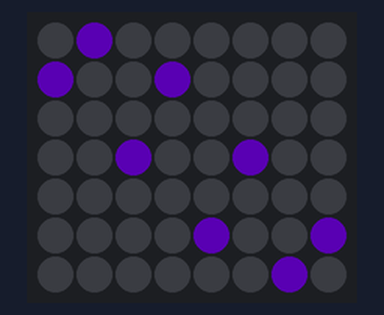
Recording of a sketch running on a simulated Arduino Uno, built with avr-gcc and run on an emulated ATmega328P. Shown: 8×7 RGB LED matrix (first LED top left, wired row by row). Dim RGB values are drawn brighter than linear; random numbers use the default seed unless the sketch sets one.

Above: at 0.19 s.
At 16.7 s:
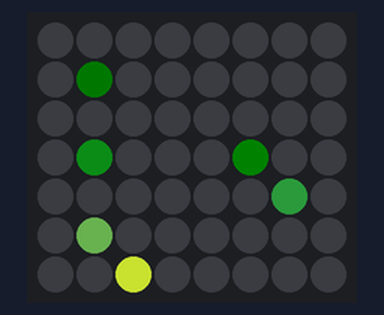
At 18.86 s:
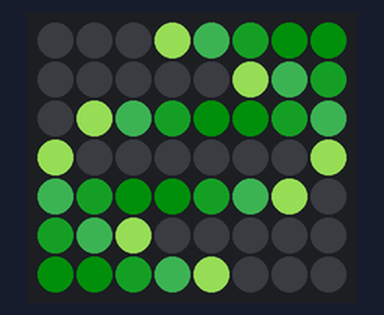
At 21.3 s:
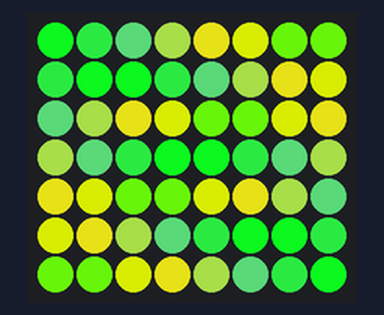
At 28.26 s:
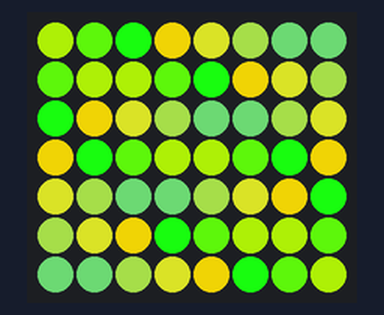
At 39.69 s:
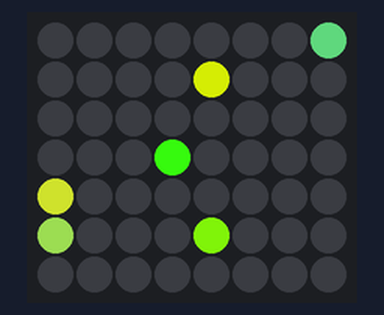

The sketch:

staff_slim.ino
```cpp
#define PIN_LIGHTS 6
#define ROWS 7 // number of rows of pixels
#define COLS 8 // number of pixels in a row
#define UP 0
#define DOWN 1
#define LEFT 2
#define RIGHT 3

#define NUM_SCHEMES 11 // number of color schemes
#define S_RAINBOW 0
#define S_CRISPY 1
#define S_SNOWSKIRT 2
#define S_ROYAL 3
#define S_GLEAM 4
#define S_FIRE 5
#define S_SPORKLE 6
#define S_DORK 7
#define S_KELPY 8
#define S_JUNGLE 9
#define S_AMERICA 10

#define NUM_MODES 5 // number of program modes
#define M_PULSE 0
#define M_SPIRAL 1
#define M_SWIRL 2
#define M_TORCH 3
#define M_WANDER 4

#include <Adafruit_NeoPixel.h>

Adafruit_NeoPixel strip = Adafruit_NeoPixel(ROWS * COLS, PIN_LIGHTS, NEO_GRB + NEO_KHZ400);

uint8_t updateInterval = 100; // Milliseconds between color updates

uint8_t mode = M_TORCH;   // Program mode selected
uint8_t scheme = S_ROYAL; // Color scheme selected
uint8_t shiftBy = 20;
uint8_t wheelPos = 0;

uint8_t vertDir = UP;
uint8_t horiDir = LEFT;

uint8_t xPos = 0;
uint8_t yPos = 0;

uint8_t fadeFactor = 3;
uint8_t chance = 100;

uint32_t BLACK = 0;

void setup()
{
  //Serial.begin(9600);
  strip.begin();
  strip.show(); // Initialize all pixels to 'off'.
  randomSeed(analogRead(0));
  randomize();
  delay(10);
}

void loop()
{
  if (!random(chance)) {
    mode = random(NUM_MODES);
  }
  if (!random(chance)) {
    scheme = random(NUM_SCHEMES);
  }
  switch (mode) {
    case M_PULSE:
      pulse();
      break;
    case M_SPIRAL:
      spiral();
      break;
    case M_SWIRL:
      swirl();
      break;
    case M_TORCH:
      torch();
      break;
    case M_WANDER:
      wander();
      break;
  }
}
```

pulse.ino
```cpp
void pulse() {
  uint32_t color;
  uint8_t x, y;

  randomize();

  fadeAll();

  for (x=0 ; x<COLS ; x++) {
        uint16_t i = getPixelNum(x,yPos);
        strip.setPixelColor(i, Wheel(wheelPos & 255));
  }

  if (vertDir == UP) {
    if (yPos < ROWS - 1) { // not at top, move up
      yPos++;
    } else { // at top, bounce down
      vertDir = DOWN;
      yPos--;
    }
  } else { // vertDir == DOWN
    if (yPos > 0) { // not at bottom, move down
     yPos--;
    } else { // at bottom, bounce up
      vertDir = UP;
      yPos++;
    }
  }

  wheelPos += shiftBy;

  strip.show();
  delay(updateInterval);
}
```

spiral.ino
```cpp
void spiral() {
  randomize();

  uint32_t color = Wheel(wheelPos & 255);

  shift(vertDir, color);
  shift(horiDir, BLACK);

  wheelPos += shiftBy;
  strip.show();
  delay(updateInterval);
}

void swirl() {
  randomize();

  uint32_t color = Wheel(wheelPos & 255);

  shift(horiDir, BLACK);
  pushOne(vertDir, color, xPos);

  if (horiDir == LEFT) xPos = (COLS + xPos - 1) % COLS;
  else                 xPos = (xPos + 1) % COLS;

  wheelPos += shiftBy;
  strip.show();
  delay(updateInterval);
}
```

torch.ino
```cpp
void torch() {
  uint8_t col;
  uint32_t color;

  //randomize();
  uint8_t updateInterval = 75;

  for(col = 0; col < COLS; col++) {
    if (random(2)) {
      fadeCol(col);
    } else {
      color = Wheel(wheelPos & 255);
      colFlame(col, color);
    }
  }
  wheelPos += shiftBy;
  strip.show();
  delay(updateInterval);
}

void colFlame(uint8_t col, uint32_t color) {
  uint8_t height = 2 + random(ROWS-1);
  uint8_t row;
  uint16_t idx;

  for(row = 0; row < height; row++) {
    idx = getPixelNum(col, row);
    strip.setPixelColor(idx, color);
    color = fadeFactory(color);
  }
  for (row = height; row < ROWS; row++) {
    idx = getPixelNum(col, row);
    strip.setPixelColor(idx, BLACK);
  }
}

void fadeCol(uint8_t col) {
  uint8_t row;
  uint16_t idx;
  uint32_t color;
  for (row = 0; row < ROWS; row++) {
    idx = getPixelNum(col, row);
    color = strip.getPixelColor(idx);
    color = fadeFactory(color);
    strip.setPixelColor(idx, color);
  }
}
```

utilities.ino
```cpp
uint16_t getPixelNum(uint8_t x, uint8_t y) {
  int pixel;
  if (x % 2 == 0) pixel = (x * 7) + y;
  else            pixel = ((x + 1) * 7 - (y + 1));
  return pixel;
}

void shift(uint8_t dir, uint32_t color) {
  switch (dir) {
    case UP:
      shiftUp(color);
      break;
    case DOWN:
      shiftDown(color);
      break;
    case LEFT:
      shiftLeft();
      break;
    case RIGHT:
      shiftRight();
      break;
  }
}

/* Given a color, this function shifts the colors down one row,
 * and sets the color of the top row to the input color. */
void shiftDown(uint32_t Color) {
  uint8_t x, y; // Variables for looping
  // Shift colors down row by row, starting from the bottom.
  for (y=ROWS-1 ; y>0 ; y--){
    // Set the current pixel's color to that of the above pixel in its column.
    for (x=0 ; x<COLS ; x++){
      uint16_t i = getPixelNum(x, y);
      uint16_t j = getPixelNum(x, y-1);
      strip.setPixelColor(i, strip.getPixelColor(j));
    }
  }
  // Set the top row to the input color.
  for (x=0 ; x<COLS ; x++){
    uint8_t i = getPixelNum(x, 0);
    strip.setPixelColor(i, Color);
  }
}

/* Given a color, this function shifts the colors up one row,
 * and sets the color of the bottom row to the input color. */
void shiftUp(uint32_t Color) {
  uint8_t x, y; // Variables for looping

  // Shift colors up row by row, starting from the top.
  for (y=0 ; y<ROWS-1 ; y++){
    // Set the current pixel's color to that of the below pixel in its column.
    for (x=0 ; x<COLS ; x++){
      uint16_t i = getPixelNum(x, y);
      uint16_t j = getPixelNum(x, y+1);
      strip.setPixelColor(i, strip.getPixelColor(j));
    }
  }
  // Set the bottom row to the input color.
  for (x=0 ; x<COLS ; x++){
    uint8_t i = getPixelNum(x, ROWS-1);
    strip.setPixelColor(i, Color);
  }
}

/* Given a color, this function shifts the colors left one column. */
void shiftLeft() {
  uint8_t x, y; // Variables for looping

  // Shift colors left column by column.
  for (x=COLS+COLS-1 ; x>COLS-1 ; x--){
    // Set the current pixel's color to that of the pixel in its row to its right.
    for (y=0 ; y<ROWS ; y++){
      uint16_t i = getPixelNum(x%COLS, y);
      uint16_t j = getPixelNum((x-1)%COLS, y);
      strip.setPixelColor(i, strip.getPixelColor(j));
    }
  }
}

/* Given a color, this function shifts the colors right one column. */
void shiftRight() {
  uint8_t x, y; // Variables for looping

  // Shift colors right column by column.
  for (x=0 ; x<COLS ; x++){
    // Set the current pixel's color to that of the pixel in its row to its left.
    for (y=0 ; y<ROWS ; y++){
      uint16_t i = getPixelNum(x, y);
      uint16_t j = getPixelNum((x+1)%COLS, y);
      strip.setPixelColor(i, strip.getPixelColor(j));
    }
  }
}

// Input a value 0 to 255 to get a color value.
uint32_t Wheel(byte WheelPos) {
  // Use selected color scheme.
  switch (scheme) {
    case S_RAINBOW: // Rainbow
      return rainbowWheel(WheelPos);
    case S_CRISPY: //
      return generalWheel(WheelPos, strip.Color(2,255,222), strip.Color(229,149,217), strip.Color(210,255,0));
    case S_SNOWSKIRT: //
      return generalWheel(WheelPos, strip.Color(229,255,46), strip.Color(240,23,0), strip.Color(147,0,131));
    case S_ROYAL: //
      return generalWheel(WheelPos, strip.Color(0,0,0), strip.Color(128,0,255), strip.Color(128,0,128));
    case S_GLEAM: //
      return generalWheel(WheelPos, strip.Color(0,0,0), strip.Color(23,7,0), strip.Color(85,60,0));
    case S_FIRE: //
      return generalWheel(WheelPos, strip.Color(255,0,0), strip.Color(255,100,0), strip.Color(232,120,0));
    case S_SPORKLE: //
      return generalWheel(WheelPos, strip.Color(0,0,0), strip.Color(80,0,230), strip.Color(0,0,0));
    case S_DORK: //
      return generalWheel(WheelPos, strip.Color(0,0,0), strip.Color(196,0,255), strip.Color(209,209,209));
    case S_KELPY: //
      return generalWheel(WheelPos, strip.Color(0,0,133), strip.Color(0,196,255), strip.Color(0,240,44));
    case S_JUNGLE: //
      return generalWheel(WheelPos, strip.Color(214,185,0), strip.Color(0,255,17), strip.Color(60,138,80));
    case S_AMERICA: //
      return generalWheel(WheelPos, strip.Color(255,0,0), strip.Color(209,209,209), strip.Color(0,0,255));
  }
}

// Input a value 0 to 255 to get a color value.
// The colours are a transition r - g - b - back to r.
uint32_t rainbowWheel(byte WheelPos) {
  if(WheelPos < 85) {
   return strip.Color(WheelPos * 3, 255 - WheelPos * 3, 0);
  } else if(WheelPos < 170) {
   WheelPos -= 85;
   return strip.Color(255 - WheelPos * 3, 0, WheelPos * 3);
  } else {
   WheelPos -= 170;
   return strip.Color(0, WheelPos * 3, 255 - WheelPos * 3);
  }
}

uint32_t generalWheel(byte WheelPos, uint32_t C0, uint32_t C1, uint32_t C2) {
  uint8_t r0 = C0 >> 16;
  uint8_t g0 = (C0 >> 8) & 255;
  uint8_t b0 = C0 & 255;
  uint8_t r1 = C1 >> 16;
  uint8_t g1 = (C1 >> 8) & 255;
  uint8_t b1 = C1 & 255;
  uint8_t r2 = C2 >> 16;
  uint8_t g2 = (C2 >> 8) & 255;
  uint8_t b2 = C2 & 255;

  if(WheelPos < 85) {
   return strip.Color(r0 + (WheelPos * (r1 - r0) / 85), g0 + (WheelPos * (g1 - g0) / 85), b0 + (WheelPos * (b1 - b0) / 85));
  } else if(WheelPos < 170) {
   WheelPos -= 85;
   return strip.Color(r1 + (WheelPos * (r2 - r1) / 85), g1 + (WheelPos * (g2 - g1) / 85), b1 + (WheelPos * (b2 - b1) / 85));
  } else {
   WheelPos -= 170;
   return strip.Color(r2 + (WheelPos * (r0 - r2) / 85), g2 + (WheelPos * (g0 - g2) / 85), b2 + (WheelPos * (b0 - b2) / 85));
  }
}

void shiftGradDown() {
  uint8_t x, y; // Variables for looping

  // Shift colors down row by row, starting from the bottom.
  for (y=ROWS-1 ; y>0 ; y--){
    // Set the current pixel's color to that of the above pixel in its column.
    for (x=0 ; x<COLS ; x++){
      uint16_t i = getPixelNum(x, y);
      uint16_t j = getPixelNum(x, y-1);
      strip.setPixelColor(i, strip.getPixelColor(j));
    }
  }
  // Set the top row to the input color.
  uint16_t wpTemp = wheelPos;
  for (x=0 ; x<COLS ; x++){
    uint8_t i = getPixelNum(x, 0);

    strip.setPixelColor(i, Wheel((wpTemp + (x * 256 / COLS)) % 256));
  }
}

void shiftGradUp() {
  uint8_t x, y; // Variables for looping

  // Shift colors up row by row, starting from the top.
  for (y=0 ; y<ROWS-1 ; y++){
    // Set the current pixel's color to that of the below pixel in its column.
    for (x=0 ; x<COLS ; x++){
      uint16_t i = getPixelNum(x, y);
      uint16_t j = getPixelNum(x, y+1);
      strip.setPixelColor(i, strip.getPixelColor(j));
    }
  }
  // Set the bottom row to the input color.
  uint16_t wpTemp = wheelPos;
  for (x=0 ; x<COLS ; x++){
    uint8_t i = getPixelNum(x, ROWS-1);

    strip.setPixelColor(i, Wheel((wpTemp + (x * 256 / COLS)) % 256));
  }
}

void pushOne (uint8_t vertDir, uint32_t color, uint8_t x) {
  uint16_t i;
  shift(vertDir, BLACK);
  if (vertDir == UP) i = getPixelNum(x, ROWS-1);
  else                i = getPixelNum(x, 0);
  strip.setPixelColor(i, color);
}

void randomize () {
  if (!random(chance)) {
    if (vertDir == UP) vertDir = DOWN;
    else vertDir = UP;
  }
  if (!random(chance)) {
    if (horiDir == LEFT) horiDir = RIGHT;
    else horiDir = LEFT;
  }
  if (!random(chance)) {
    shiftBy = random(50);
  }
  if (!random(chance)) {
    updateInterval = 20 + random(200);
  }
  if (!random(chance)) {
    fadeFactor = 2 + random(10);
  }
}

uint32_t fadeFactory(uint32_t color) {
  uint32_t r = (color >> 16) * 2 / fadeFactor;
  uint32_t g = ((color >> 8) & 255) * 2 / fadeFactor;
  uint32_t b = (color & 255) * 2 / fadeFactor;
  return (r << 16) | (g << 8) | b;
}

void fadeAll( ) {
  uint8_t col, row;
  uint16_t idx;
  uint32_t color;

  for (row = 0; row < ROWS; row++) {
    for (col = 0; col < COLS; col++) {
      idx = getPixelNum(col, row);
      color = strip.getPixelColor(idx);
      color = fadeFactory(color);
      strip.setPixelColor(idx, color);
    }
  }
}
```

wander.ino
```cpp
void wander() {
  randomize();

  uint32_t color = Wheel(wheelPos & 255);

  fadeAll();

  uint16_t i = getPixelNum(xPos, yPos);
  strip.setPixelColor(i, color);

  if (vertDir == UP) {
    if (yPos < ROWS - 1) { // not at top, move up
      yPos++;
    } else { // at top, bounce down
      vertDir = DOWN;
      yPos--;
    }
  } else { // vertDir == DOWN
    if (yPos > 0) { // not at bottom, move down
     yPos--;
    } else { // at bottom, bounce up
      vertDir = UP;
      yPos++;
    }
  }

  if (horiDir == RIGHT) {
    xPos = (xPos + COLS - 1) % COLS;
  } else { // horiDir == LEFT
    xPos = (xPos + 1) % COLS;
  }

  wheelPos += shiftBy;
  strip.show();
  delay(updateInterval);
}
```
